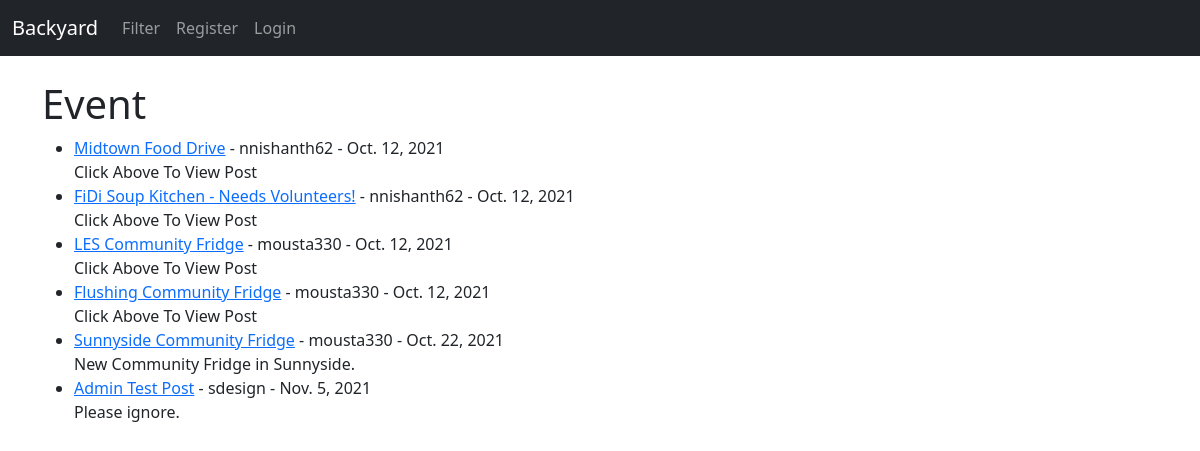
The app's page /category/event/ with its own data.
### blog/models.py (models this page shows, shortened)
class Post(models.Model):
    title = models.CharField(max_length=255)
    header_image = models.ImageField(null=True, blank=True, upload_to="images/")
    location = PlainLocationField(based_fields=['city'], zoom=7)
    author = models.ForeignKey(User, on_delete=models.CASCADE)
    body = RichTextField(blank=True, null=True)
    post_date = models.DateField(auto_now_add=True)
    snippet = models.CharField(max_length=255)
    category = models.CharField(max_length=255, default="event")
    likes = models.ManyToManyField(User, related_name='blog_post')

### blog/views.py (the view)
# urls.py: path('category/<str:cats>/', CategoryView, name="category"),
def CategoryView(request, cats):
    category_posts = Post.objects.filter(category=cats.replace('-', ' '))
    return render(request, 'category.html', {'cats': cats.title().replace('-', ' '), 'category_posts': category_posts})

### blog/templates/category.html (shortened to what this page needs)
{% extends 'base.html' %}
{% block content %}
{% if category_posts%}
    <h1> {{cats}} </h1>
    <ul>
        {% for post in category_posts %}
        <li><a href = "{% url 'post_detail' post.pk %}">{{ post.title }}</a> -
            {{ post.author }} -
            {{post.post_date}}<br/>
            {{ post.snippet }}</li>
        {% endfor %}
    </ul>
{% else %}
    <h2> Sorry this page does not exist :-( </h2>
{% endif %}
{% endblock %}

### records on screen
Post: title "Midtown Food Drive", author "nnishanth62", post_date "Oct. 12, 2021", snippet "Click Above To View Post"
Post: title "FiDi Soup Kitchen - Needs Volunteers!", author "nnishanth62", post_date "Oct. 12, 2021", snippet "Click Above To View Post"
Post: title "LES Community Fridge", author "mousta330", post_date "Oct. 12, 2021", snippet "Click Above To View Post"
Post: title "Flushing Community Fridge", author "mousta330", post_date "Oct. 12, 2021", snippet "Click Above To View Post"
Post: title "Sunnyside Community Fridge", author "mousta330", post_date "Oct. 22, 2021", snippet "New Community Fridge in Sunnyside."
Post: title "Admin Test Post", author "sdesign", post_date "Nov. 5, 2021", snippet "Please ignore."

### other values on screen
{{ cats }} "Event"
